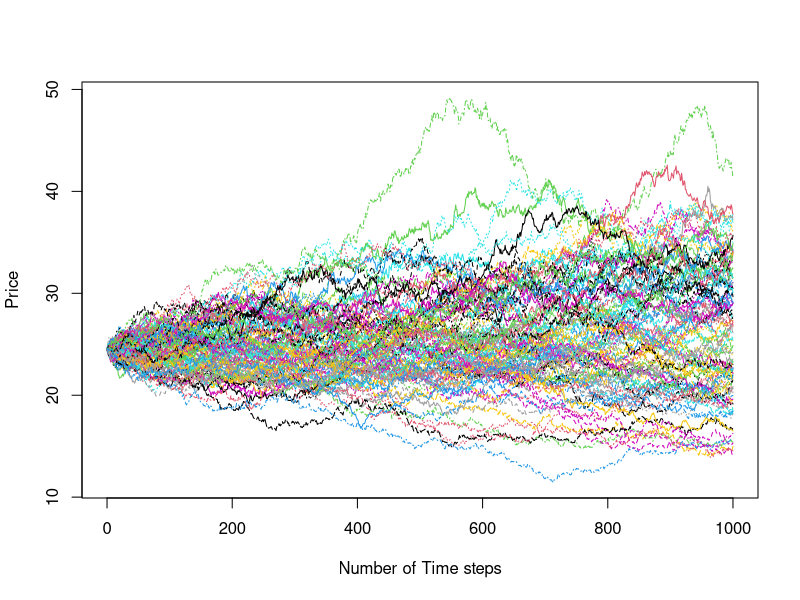
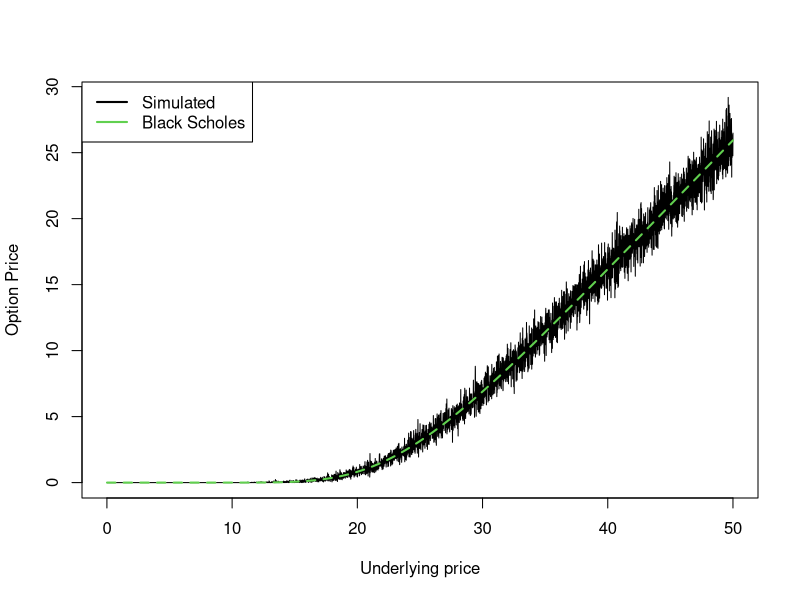

Write R code to recreate these figures, in order.
setwd('C:/Users/User/source/repos/WbsProject')


# Plotting paths
NSIM <- 100
NT <- 1000

paths_euler <- as.matrix(read.csv('paths_euler.csv', header = F))
paths_exact1 <- as.matrix(read.csv('paths_exact1.csv', header = F))
paths_exact2 <- as.matrix(read.csv('paths_exact2.csv', header = F))

matplot(x=c(0:NT), y=paths_euler, type = "l",pch=1,col = 1:NSIM, xlab = "Number of Time steps", ylab = "Price")
# matplot(x=c(0:NT), y=paths_exact1, type = "l",pch=1,col = 1:NSIM, xlab = "Number of Time steps", ylab = "Price")
# matplot(x=c(0:NT), y=paths_exact2, type = "l",pch=1,col = 1:NSIM, xlab = "Number of Time steps", ylab = "Price")

# Ploting price accross spot values
# price_euler <- read.csv('Price_range_euler.csv')
price_exact1 <- read.csv('Price_range_exact1.csv')
# price_exact2 <- read.csv('Price_range_exact2.csv')

# Plot of European options
# matplot(x=price_euler[,1], y=price_euler[,2:3], lwd = c(1,2), type = "l",pch=1,col = c(1,3), xlab = "Underlying price", ylab = "Option Price")
matplot(x=price_exact1[,1], y=price_exact1[,2:3], lwd = c(1,2), type = "l",pch=1,col = c(1,3), xlab = "Underlying price", ylab = "Option Price")
# matplot(x=price_exact1[,1], y=price_exact1[,2:3], lwd = c(1,2), type = "l",pch=1,col = c(1,3), xlab = "Underlying price", ylab = "Option Price")
legend("topleft",c("Simulated","Black Scholes"),col=c(1,3),lwd=2,lty=1)
# legend("topright",c("Simulated","Black Scholes"),col=c(1,3),lwd=2,lty=1)

# Plot of Asian options
# matplot(x=price_euler[,1], y=price_euler[,2], type = "l",pch=1,col = 1:NSIM, xlab = "Underlying price", ylab = "Option Price")
# matplot(x=price_exact1[,1], y=price_exact1[,2], type = "l",pch=1,col = 1:NSIM, xlab = "Underlying price", ylab = "Option Price")
# matplot(x=price_exact1[,1], y=price_exact1[,2], type = "l",pch=1,col = 1:NSIM, xlab = "Underlying price", ylab = "Option Price")



